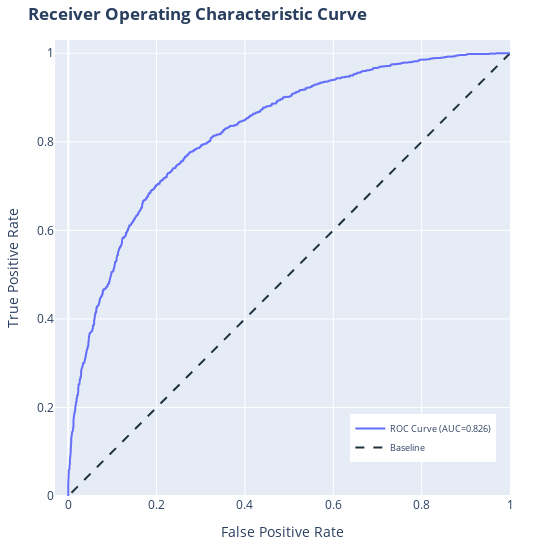

Notebook code cell kept with this figure:
### Code cell
ROC_plot, auc = bc.curve_ROC_plot(true_y = y_test, predicted_proba  = CB.predict_proba(X_test)[:, 1])
ROC_plot

### Figure 1 — Plotly figure (JSON) as saved in the notebook; plotly's stock layout.template omitted (floating-point values rounded to 4 significant figures; data arrays with more than 128 entries replaced by an {"elided": "..."} marker saying what was removed)
{"data": [{"customdata": {"elided": "1208x1 float values"}, "hovertemplate": "Threshold: %{customdata:.4f} <br>False Positive Rate: %{x:.4f} <br>True Positive Rate: %{y:.4f}<extra></extra>", "legendgroup": "", "line": {"color": "#636efa", "dash": "solid"}, "marker": {"symbol": "circle"}, "mode": "lines", "name": "ROC Curve (AUC=0.826)", "showlegend": true, "textposition": "top center", "type": "scattergl", "x": {"elided": "1208 float values"}, "xaxis": "x", "y": {"elided": "1208 float values"}, "yaxis": "y"}, {"line": {"color": "#20313e", "dash": "dash"}, "mode": "lines", "name": "Baseline", "showlegend": true, "type": "scatter", "x": [-1, 2], "y": [-1, 2]}], "layout": {"height": 550, "legend": {"font": {"size": 9}, "tracegroupgap": 0, "x": 0.97, "xanchor": "right", "y": 0.18, "yanchor": "top"}, "margin": {"b": 40, "l": 40, "r": 40, "t": 40}, "title": {"text": "<b>Receiver Operating Characteristic Curve</b>"}, "width": 550, "xaxis": {"anchor": "y", "domain": [0, 1], "range": [-0.03, 1], "title": {"text": "False Positive Rate"}}, "yaxis": {"anchor": "x", "domain": [0, 1], "range": [0, 1.03], "title": {"text": "True Positive Rate"}}}}
